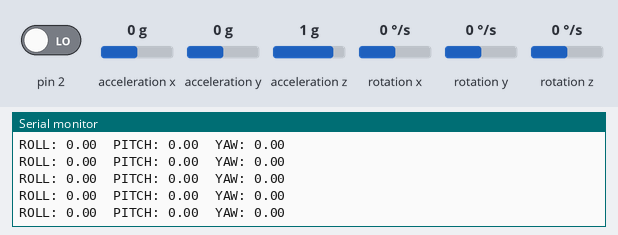
This sketch was run on a simulated Arduino Uno, built with avr-gcc and run on an emulated ATmega328P. Parts: the last lines printed to the serial monitor. The inputs (shaded band) are chosen by the test bench; at power-on: acceleration x 0 g, acceleration y 0 g, acceleration z 1 g, rotation z 0 °/s, pin 2 LOW, rotation x 0 °/s, rotation y 0 °/s. The sensor or clock chip raises its interrupt line as the real part does.

Above: at 1.7 s.
1.8 s: acceleration x set to -1.4 g
At 2.8 s:
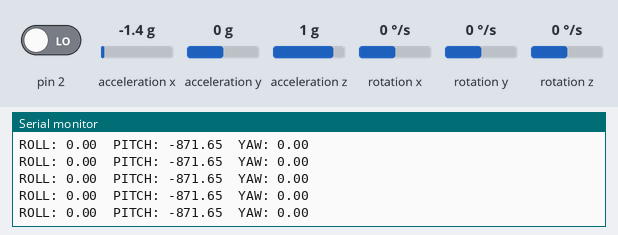
4.8 s: acceleration y set to -1.4 g
At 5.5 s:
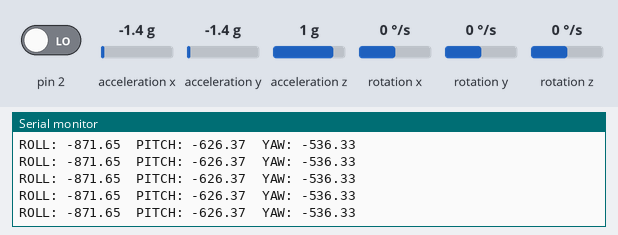
7.8 s: acceleration z set to -1.4 g
At 8.3 s:
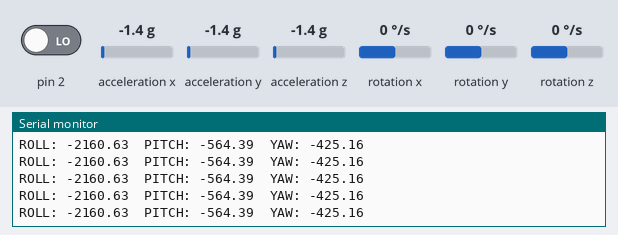
10.8 s: rotation z set to -192 °/s
At 11.9 s:
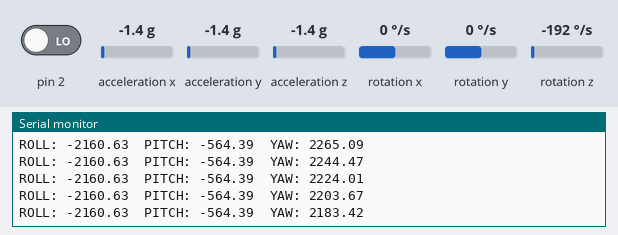
13.8 s: acceleration x set to -0.8 g
At 14.3 s:
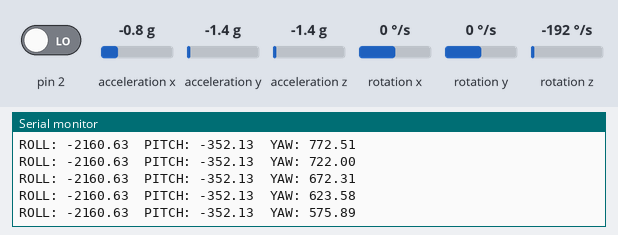
16.8 s: acceleration y set to -0.8 g
At 17.4 s:
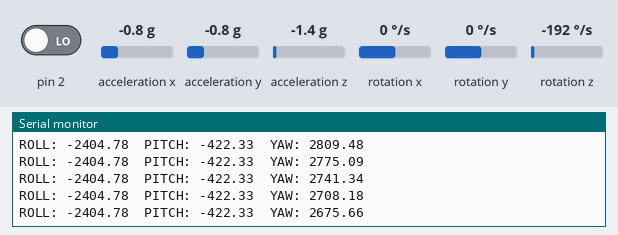
Timing chart, 0 to 19.8 s (numbered marks = the images above; inputs shaded):
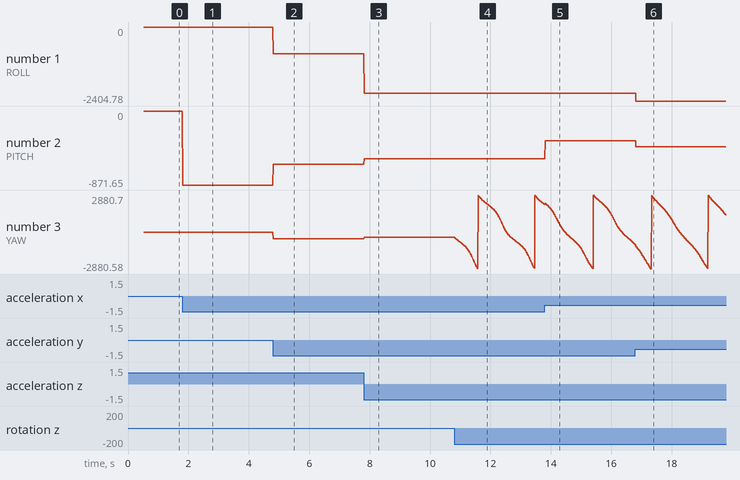

The sketch:

kernel.ino
```cpp
// I2C device class (I2Cdev) demonstration Arduino sketch for MPU6050 class
// 10/7/2011 by Jeff Rowberg <jeff@rowberg.net>
// Updates should (hopefully) always be available at https://github.com/jrowberg/i2cdevlib
//
// Changelog:
//     2011-10-07 - initial release

/* ============================================
I2Cdev device library code is placed under the MIT license
Copyright (c) 2011 Jeff Rowberg

Permission is hereby granted, free of charge, to any person obtaining a copy
of this software and associated documentation files (the "Software"), to deal
in the Software without restriction, including without limitation the rights
to use, copy, modify, merge, publish, distribute, sublicense, and/or sell
copies of the Software, and to permit persons to whom the Software is
furnished to do so, subject to the following conditions:

The above copyright notice and this permission notice shall be included in
all copies or substantial portions of the Software.

THE SOFTWARE IS PROVIDED "AS IS", WITHOUT WARRANTY OF ANY KIND, EXPRESS OR
IMPLIED, INCLUDING BUT NOT LIMITED TO THE WARRANTIES OF MERCHANTABILITY,
FITNESS FOR A PARTICULAR PURPOSE AND NONINFRINGEMENT. IN NO EVENT SHALL THE
AUTHORS OR COPYRIGHT HOLDERS BE LIABLE FOR ANY CLAIM, DAMAGES OR OTHER
LIABILITY, WHETHER IN AN ACTION OF CONTRACT, TORT OR OTHERWISE, ARISING FROM,
OUT OF OR IN CONNECTION WITH THE SOFTWARE OR THE USE OR OTHER DEALINGS IN
THE SOFTWARE.
===============================================
*/

// Arduino Wire library is required if I2Cdev I2CDEV_ARDUINO_WIRE implementation
// is used in I2Cdev.h
#include "Wire.h"

// I2Cdev and MPU6050 must be installed as libraries, or else the .cpp/.h files
// for both classes must be in the include path of your project
#include "I2Cdev.h"
#include "MPU6050.h"
#include "Sensor.h"
#include <Servo.h>
#include<math.h>
// class default I2C address is 0x68
// specific I2C addresses may be passed as a parameter here
// AD0 low = 0x68 (default for InvenSense evaluation board)
// AD0 high = 0x69
MPU6050 accelgyro;
Attitude Rpy;
Servo myservo;  // create servo object to control a servo
int16_t ax, ay, az;
int16_t gx, gy, gz;

#define LED_PIN 13
bool blinkState = false;
void setup() {
  Serial.begin(38400);
  Sensor_Setup(accelgyro);
}
void loop() {
 Sensor_Read(accelgyro);
 Serial.print("ROLL: ");
  Serial.print(Rpy.ROLL); Serial.print("\tPITCH: ");
  Serial.print(Rpy.PITCH); Serial.print("\tYAW: ");
  Serial.println(Rpy.YAW);
}
/*
#define Kp 2.0f
#define Ki 0.002f
#define halfT 0.001f
float q0 = 1, q1 = 0, q2 = 0, q3 = 0;
float exInt = 0, eyInt = 0, ezInt = 0;
float angle_yaw, angle_pitch, angle_roll;
void IMUupdate(float gx, float gy, float gz, float ax, float ay, float az) {
  float norm;
  float vx, vy, vz;
  float ex, ey, ez;
  norm = sqrt(ax * ax + ay * ay + az * az);
  ax = ax / norm;
  ay = ay / norm;
  az = az / norm;
  //把四元数换算成“方向余弦矩阵”中的第三列的三个元素
  vx = 2 * (q1 * q3 - q0 * q2);
  vy = 2 * (q0 * q1 + q2 * q3);
  vz = q0 * q0 - q1 * q1 - q2 * q2 + q3 * q3;
  //叉乘
  ex = ay * vz - az * vy;
  ey = az * vx - ax * vz;
  ez = ax * vy - ay * vx;
  //将叉乘误差进行积分
  exInt = exInt + ex * Ki;
  eyInt = eyInt + ey * Ki;
  ezInt = ezInt + ez * Ki;
  //用叉乘误差来做PI修正陀螺零偏
  gx = gx + Kp * ex + exInt;
  gy = gy + Kp * ey + eyInt;
  gz = gz + Kp * ez + ezInt;
  //得到相应的四元数
  q0 = q0 + (-q1 * gx - q2 * gy - q3 * gz) * halfT;
  q1 = q1 + (q0 * gx + q2 * gz - q3 * gy) * halfT;
  q2 = q2 + (q0 * gy - q1 * gz + q3 * gx) * halfT;
  q3 = q3 + (q0 * gz + q1 * gy - q2 * gx) * halfT;
  //四元数单位化
  norm = sqrt(q0 * q0 + q1 * q1 + q2 * q2 + q3 * q3);
  q0 = q0 / norm;
  q1 = q1 / norm;
  q2 = q2 / norm;
  q3 = q3 / norm;
}
/*
void setup() {
    // join I2C bus (I2Cdev library doesn't do this automatically)
    Wire.begin();

    // initialize serial communication
    // (38400 chosen because it works as well at 8MHz as it does at 16MHz, but
    // it's really up to you depending on your project)
    Serial.begin(38400);

    // initialize device
    Serial.println("Initializing I2C devices...");
    accelgyro.initialize();

    // verify connection
    Serial.println("Testing device connections...");
    Serial.println(accelgyro.testConnection() ? "MPU6050 connection successful" : "MPU6050 connection failed");

    // configure Arduino LED for
    pinMode(LED_PIN, OUTPUT);
     myservo.attach(9);  // attaches the servo on pin 9 to the servo object
}

void loop() {
    // read raw accel/gyro measurements from device
   accelgyro.getMotion6(&ax, &ay, &az, &gx, &gy, &gz);
   IMUupdate(gx, gy, gz, ax, ay, az);
   angle_yaw = atan2(2 * q1 * q2 + 2 * q0 * q3, -2 * q2*q2 - 2 * q3* q3 + 1)* 57.3; // yaw
   angle_pitch  = asin(-2 * q1 * q3 + 2 * q0* q2)* 57.3; // pitch
   angle_roll = atan2(2 * q2 * q3 + 2 * q0 * q1, -2 * q1 * q1 - 2 * q2* q2 + 1)* 57.3; // roll
   Serial.print("Yaw: "); Serial.print(angle_yaw);
   Serial.print(" Pitch: "); Serial.print(angle_pitch);
   Serial.print(" Roll: "); Serial.print(angle_roll);
   Serial.println();


}*/
```

Sensor.cpp
```cpp
#include"Sensor.h"
#include "Structure.h"
//MPU control status
bool dmpReady = false;
uint8_t mpuIntStatus; //actual interrupt status byte from MPU
uint8_t devStatus; //return status after each device operation(0 for success, !0 as error)
uint16_t packetSize; //DMP packet size(default is 42 bytes)
uint16_t fifoCount; //bytes count in FIFO
uint8_t fifoBuffer[64]; //FIFO storage buffer
Quaternion q; //[w,x, y, z] quaternion container, for orientation and motion
VectorFloat gravity; // [x, y, z], gravity vector
float ypr[3]; // [yaw, pitch, roll]
volatile bool mpuInterrupt = false;
void dmpDataReady() {
  mpuInterrupt = true;
}
void Sensor_Setup(MPU6050& mpu) {
    #if I2CDEV_IMPLEMENTATION == I2CDEV_ARDUINO_WIRE
        Wire.begin();
        TWBR = 24; // 400kHz I2C clock (200kHz if CPU is 8MHz)
    #elif I2CDEV_IMPLEMENTATION == I2CDEV_BUILTIN_FASTWIRE
        Fastwire::setup(400, true);
    #endif
    //initialize device
    mpu.initialize();
    //load and configure the DMP
    devStatus = mpu.dmpInitialize();
    //make sure it work
    if (devStatus == 0) {
      mpu.setDMPEnabled(true);
      //enable Arduino interrupt detection
      attachInterrupt(0, dmpDataReady, RISING);
      // set our DMP Ready flag so the main loop() function knows it's okay to use it
      dmpReady = true;
      //get MDP packet size for later comparision
      packetSize = mpu.dmpGetFIFOPacketSize();
    } else {
      Serial.print("MDP Initialization failed!");
    }
}

void Sensor_Read(MPU6050& mpu) {
  if(!dmpReady) return;
  //wait for MPU interrupt or extra packet(s) available
  while(!mpuInterrupt && fifoCount < packetSize) {
    ;
  }
  //reset interrupt flag and get INT_STATUS byte
  mpuInterrupt = false;
  mpuIntStatus = mpu.getIntStatus();
  fifoCount = mpu.getFIFOCount();
  //check for overflow
  if ((mpuIntStatus & 0x10) || fifoCount >= 1024) {
    mpu.resetFIFO();
  } else if (mpuIntStatus & 0x02) {//check DMP data ready interrupt
  //wait for correct avilable data length
  while(fifoCount < packetSize) fifoCount = mpu.getFIFOCount();
  //read packet from FIFO
  mpu.getFIFOBytes(fifoBuffer, packetSize);
  fifoCount -= packetSize;
  mpu.dmpGetQuaternion(&q, fifoBuffer);
  mpu.dmpGetGravity(&gravity, &q);
  mpu.dmpGetYawPitchRoll(ypr, &q, &gravity);
  }
  //917 = [360 / ( 2 * Pi )] << 4
  Rpy.ROLL = ypr[2] * 917;
  Rpy.PITCH = ypr[1] * 917;
  Rpy.YAW = ypr[0] * 917;

}
```

Sensor.h
```cpp
#include "I2Cdev.h"
#include "Wire.h"
#include "MPU6050_6Axis_MotionApps20.h"
#include "Structure.h"
#ifndef SENSOR_H
#define SENSOR_H
extern Attitude Rpy;
void Sensor_Setup(MPU6050& mpu);
void Sensor_Read(MPU6050& mpu);

#endif
```

Structure.h
```cpp
#ifndef STRUCTURE_H
#define STRUCTURE_H
typedef  struct {
	double ROLL;
        double PITCH;
        double YAW;
} Attitude;
#endif
```

Measured:
- after the input at 1.8 s, the serial monitor: prints a new line at once (image 1)
- after the input at 4.8 s, the serial monitor: prints a new line at once (image 2)
- after the input at 7.8 s, the serial monitor: prints a new line at once (image 3)
- after the input at 10.8 s, the serial monitor: prints a new line at once (image 4)
- plotted number 1: -871.65 → -2160.63 after the input at 7.8 s
- plotted number 2: 0 → -871.65 after the input at 1.8 s, -871.65 → -626.37 after the input at 4.8 s, -626.37 → -564.39 after the input at 7.8 s
- plotted number 3: 0 → -536.33 after the input at 4.8 s, -536.33 → -425.16 after the input at 7.8 s, -425.16 → 2149.37 after the input at 10.8 s
